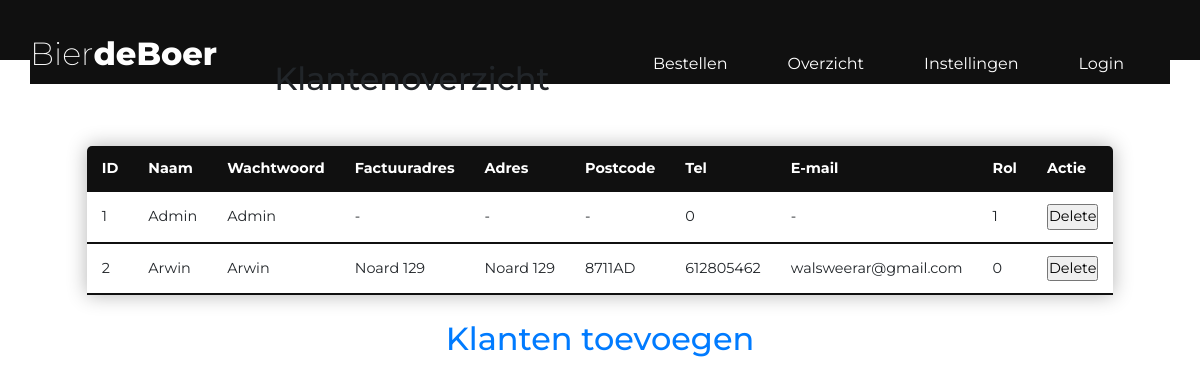
The page /klantenoverzicht.php on the database its author committed.
### tables this page shows
CREATE TABLE `users` (
  `id` int(11) NOT NULL,
  `Naam` varchar(80) NOT NULL,
  `Wachtwoord` varchar(80) NOT NULL,
  `Factuuradres` varchar(80) NOT NULL,
  `Adres` varchar(80) NOT NULL,
  `Postcode` varchar(6) NOT NULL,
  `Tel` int(10) NOT NULL,
  `Email` varchar(80) NOT NULL,
  `Rol` int(1) NOT NULL DEFAULT 0
);

### klantenoverzicht.php (the view, shortened to what this page needs)
<?php include "config.php"; ?>
<!DOCTYPE html>
<head>
   <link rel="stylesheet" href="header.css">
   <link rel="stylesheet" href="https://use.fontawesome.com/releases/v5.15.4/css/all.css">
   <link rel="stylesheet" type="text/css" href="bootstrap.min.css"/>
</head>
<body>
  <center>
  <h2 class="klantenh2"> Klantenoverzicht </h2>
  <div>
    <table class="content-table">
        <thead>
          <tr>
            <th>ID</th>
            <th>Naam</th>
            <th>Wachtwoord</th>
            <th>Factuuradres</th>
            <th>Adres</th>
            <th>Postcode</th>
            <th>Tel</th>
            <th>E-mail</th>
            <th>Rol</th>
            <th>Actie</th>
          </tr>
        </thead>
          <?php
            $records = mysqli_query($con, "select * from users");
            while($data = mysqli_fetch_array($records)){
          ?>
        <tbody>
          <tr>
            <td><?php echo $data['id']; ?></td>
            <td contenteditable="true" data-old_value="<?php echo $data['Naam']; ?>"onBlur="saveInlineEdit(this,'Naam', '<?php echo $data['id']; ?> ')" onClick="highlightEdit(this);"><?php echo $data['Naam']; ?></td>
            <td contenteditable="true" data-old_value="<?php echo $data['Wachtwoord']; ?>"onBlur="saveInlineEdit(this,'Wachtwoord', '<?php echo $data['id']; ?> ')" onClick="highlightEdit(this);"><?php echo $data['Wachtwoord']; ?></td>
            <td contenteditable="true" data-old_value="<?php echo $data['Factuuradres']; ?>"onBlur="saveInlineEdit(this,'Factuuradres', '<?php echo $data['id']; ?> ')" onClick="highlightEdit(this);"><?php echo $data['Factuuradres']; ?></td>
            <td contenteditable="true" data-old_value="<?php echo $data['Adres']; ?>"onBlur="saveInlineEdit(this,'Adres', '<?php echo $data['id']; ?> ')" onClick="highlightEdit(this);"><?php echo $data['Adres']; ?></td>
            <td contenteditable="true" data-old_value="<?php echo $data['Postcode']; ?>"onBlur="saveInlineEdit(this,'Postcode', '<?php echo $data['id']; ?> ')" onClick="highlightEdit(this);"><?php echo $data['Postcode']; ?></td>
            <td contenteditable="true" data-old_value="<?php echo $data['Tel']; ?>"onBlur="saveInlineEdit(this,'Tel', '<?php echo $data['id']; ?> ')" onClick="highlightEdit(this);"><?php echo $data['Tel']; ?></td>
            <td contenteditable="true" data-old_value="<?php echo $data['Email']; ?>"onBlur="saveInlineEdit(this,'Email', '<?php echo $data['id']; ?> ')" onClick="highlightEdit(this);"><?php echo $data['Email']; ?></td>
            <td contenteditable="true" data-old_value="<?php echo $data['Rol']; ?>"onBlur="saveInlineEdit(this,'Rol', '<?php echo $data['id']; ?> ')" onClick="highlightEdit(this);"><?php echo $data['Rol']; ?></td>
            <td><?php echo '<form action="" method="POST"><input type="hidden" name="id" value=' . $data['id'] . '><input type="submit"
            class="btn-delete" name="submit" value="Delete"></form>' ?> </td>
          </tr>
        </tbody>
        <?php
          }
        ?>
      </table>
      <h2><a href="klantentoevoegen.php">Klanten toevoegen</a></h2>
        </div>
    </center>
</body>
</html>

### header.css (style rules this page uses)
* { margin: 0; padding: 0; text-decoration: none; list-style: none; }
body { font-family: 'Montserrat'; }
.header { width: 100%; height: 60px; display: block; background-color: #101010; }
.innerheader { display: block; width: 95%; height: 100%; margin: 0 auto; background-color: #101010; }
.logo_container { height: 100%; display: table; float: left; }
.logo_container h1 { color: white; height: 100%; display: table-cell; vertical-align: middle; font-family: 'Montserrat'; font-size: 32px; font-weight: 200; }
.logo_container h1 span { font-weight: 800; }
.navbar { float: right; height: 100%; }
.navbar a { height: 100%; display: table; float: left; padding: 20px 30px; }
.navbar a li { display: table-cell; vertical-align: middle; color: white; font-family: 'Montserrat'; font-size: 16px; height: 100%; }
.content-table { border-collapse: collapse; margin: 25px 0; font-size: 0.9em; min-width: 400px; border-radius: 5px 5px 0 0; overflow: hidden; box-shadow: 0 0 20px rgba(0, 0, 0, 0.30); margin-top: 4%; }
.content-table thead tr { background-color: #101010; color: #ffffff; text-align: left; font-weight: bold; }
.content-table th, .content-table td { padding: 12px 15px; }
.content-table tbody tr { border-bottom: 1px solid #dddddd; }
.content-table tbody tr:last-of-type { border-bottom: 2px solid #101010; }

### rows shown on the page
users: id "1", Naam "Admin", Wachtwoord "Admin", Factuuradres "-", Adres "-", Postcode "-", Tel "0", Email "-", Rol "1"
users: id "2", Naam "Arwin", Wachtwoord "Arwin", Factuuradres "Noard 129", Adres "Noard 129", Postcode "8711AD", Tel "612805462", Email "walsweerar@gmail.com", Rol "0"
